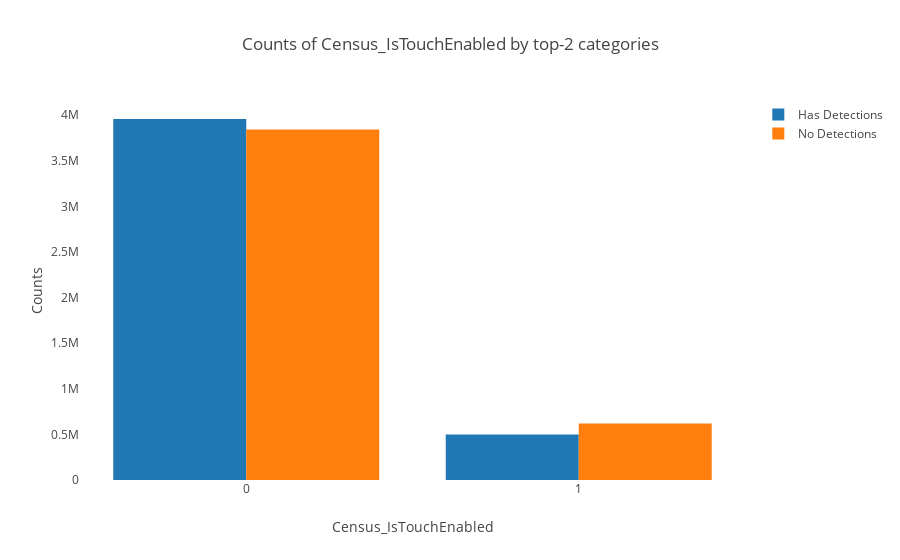

The code cell stored with this chart in its notebook:
### Markdown cell above
### Census_IsTouchEnabled

### Code cell
plot_categorical_feature('Census_IsTouchEnabled', True)

### Figure 1 — Plotly figure (JSON) as saved in the notebook; plotly's stock layout.template omitted (floating-point values rounded to 4 significant figures)
{"data": [{"name": "Has Detections", "type": "bar", "uid": "ce3cccba-8bd4-464b-87fa-57a4783a7eef", "x": [0, 1], "y": [3958835, 500057]}, {"name": "No Detections", "type": "bar", "uid": "9e39c1e1-c2ef-480b-9ce0-209cf52791b4", "x": [0, 1], "y": [3842617, 619974]}], "layout": {"barmode": "group", "legend": {"orientation": "v"}, "title": {"text": "Counts of Census_IsTouchEnabled by top-2 categories"}, "xaxis": {"showgrid": false, "showline": false, "title": {"text": "Census_IsTouchEnabled"}, "zeroline": false}, "yaxis": {"showgrid": false, "showline": false, "title": {"text": "Counts"}, "zeroline": false}}}
